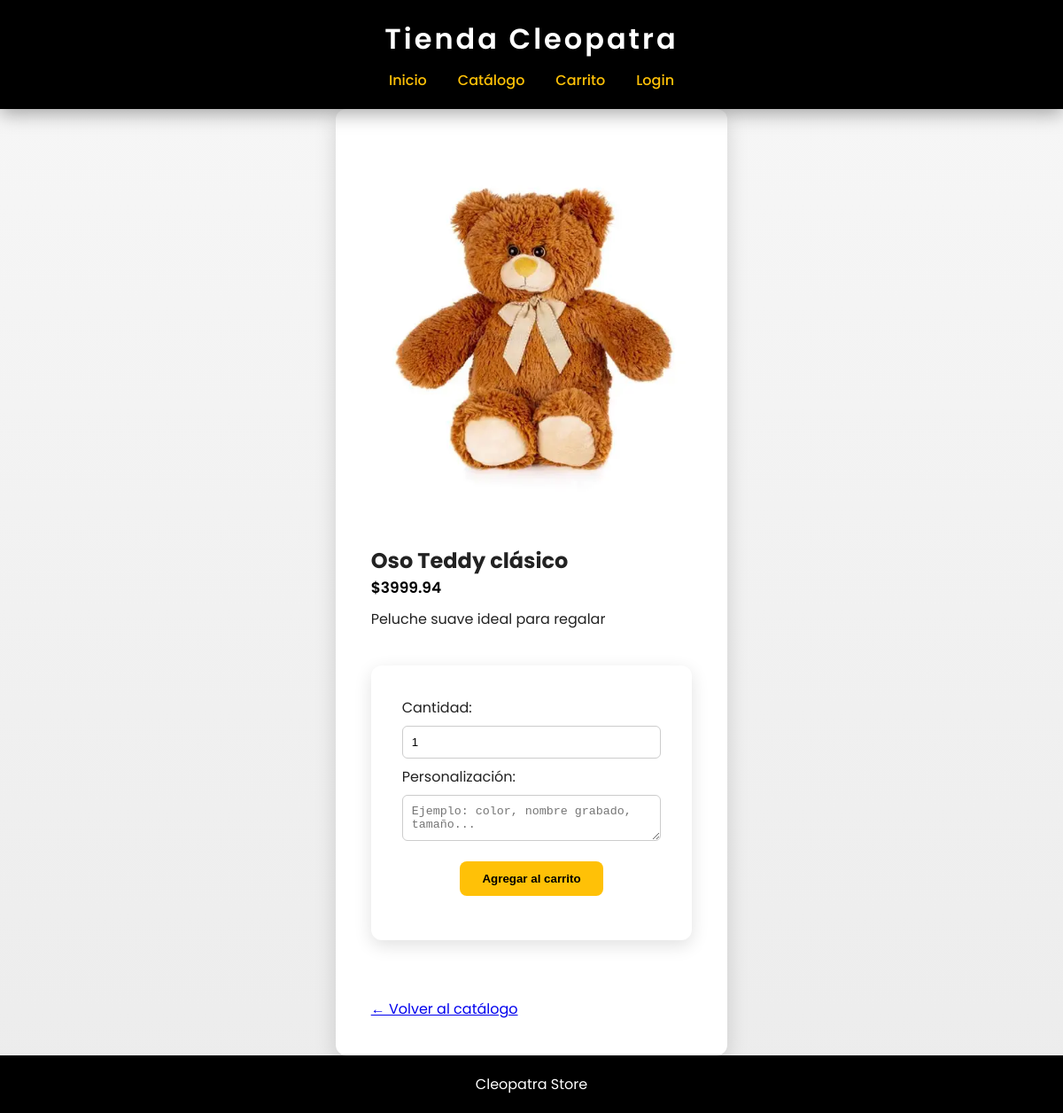
The page /producto/15 on the database its author committed.
### tables this page shows
CREATE TABLE productos (
        id_producto INTEGER PRIMARY KEY AUTOINCREMENT,
        nombre TEXT NOT NULL,
        descripcion TEXT,
        precio REAL NOT NULL,
        id_categoria INTEGER, imagen BLOB,
        FOREIGN KEY (id_categoria) REFERENCES categorias(id_categoria)
    );

### app.py (the view)
@app.route("/producto/<int:id>")
def producto(id):
    conn = get_db()
    producto = conn.execute(
        "SELECT * FROM productos WHERE id_producto=?",
        (id,)
    ).fetchone()
    conn.close()
    return render_template("publico/producto.html", producto=producto)

### app.py (called while the page is built)
def get_db():
    conn = sqlite3.connect(DATABASE)
    conn.row_factory = sqlite3.Row
    return conn

### templates/publico/producto.html (shortened to what this page needs)
<!DOCTYPE html>
<html lang="es">
<head>
    <link rel="stylesheet" href="{{ url_for('static', filename='css/styles.css') }}">
</head>
<body>
<header>
    <h1>Tienda Cleopatra</h1>
    <nav>
        <a href="{{ url_for('home') }}">Inicio</a>
        <a href="{{ url_for('catalogo') }}">Catálogo</a>
        <a href="{{ url_for('carrito') }}">Carrito</a>
        {% if session.get('usuario_id') %}
            <span>Hola {{ session.get('nombre') }}</span>
            <a href="{{ url_for('logout') }}">Cerrar sesión</a>
        {% else %}
            <a href="{{ url_for('login') }}">Login</a>
        {% endif %}
    </nav>
</header>
<section class="producto-detalle">
    <div class="producto-imagen">
        <img src="{{ url_for('static', filename='img/' ~ (producto.imagen or 'default.png')) }}" alt="{{ producto.nombre }}">
    </div>
    <div class="producto-info">
        <h2>{{ producto.nombre }}</h2>
        <p class="precio">
            ${{ producto.precio }}
        </p>
        <p class="descripcion">
            {{ producto.descripcion }}
        </p>
        <form action="{{ url_for('agregar_carrito', id=producto.id_producto) }}" method="POST">
            <label>Cantidad:</label>
            <input type="number" name="cantidad" value="1" min="1" required>
            <label>Personalización:</label>
            <textarea
                name="personalizacion"
                placeholder="Ejemplo: color, nombre grabado, tamaño..."
            ></textarea>
            <button type="submit">
                Agregar al carrito
            </button>
        </form>
        <br>
        <a href="{{ url_for('catalogo') }}">
            ← Volver al catálogo
        </a>
    </div>
</section>
<footer>
    <p>Cleopatra Store</p>
</footer>
</body>
</html>

### static/css/styles.css (style rules this page uses)
* { margin:0; padding:0; box-sizing:border-box; }
html,body { height:100%; }
body { font-family:'Poppins',sans-serif; background:linear-gradient(180deg,#f7f7f7,#ececec); color:#222; display:flex; flex-direction:column; min-height:100vh; animation:fadePage .6s ease; }
header { background:#000; color:#fff; padding:20px; box-shadow:0 5px 20px rgba(0,0,0,0.35); position:sticky; top:0; z-index:1000; }
header h1 { text-align:center; margin-bottom:10px; letter-spacing:3px; font-weight:600; }
nav { display:flex; justify-content:center; align-items:center; gap:35px; flex-wrap:wrap; }
nav a { color:#FFC107; text-decoration:none; font-weight:500; position:relative; transition:0.3s; }
nav a::after { content:''; width:0%; height:2px; background:#FFC107; position:absolute; bottom:-5px; left:0; transition:0.3s; }
button,.btn { background:#FFC107; color:#000; border:none; padding:12px 25px; font-weight:600; border-radius:8px; cursor:pointer; transition:all .3s ease; display:block; margin:15px auto; }
.precio { color:#000; font-weight:600; margin-bottom:10px; font-size:17px; }
.producto-detalle { max-width:900px; margin:auto; padding:40px; background:#fff; border-radius:12px; box-shadow:0 8px 25px rgba(0,0,0,0.15); animation:fadePage .5s; }
.producto-detalle img { width:100%; max-height:420px; object-fit:cover; border-radius:10px; margin-bottom:25px; }
form { max-width:420px; margin:40px auto; background:#fff; padding:35px; border-radius:12px; box-shadow:0 6px 20px rgba(0,0,0,0.12); display:flex; flex-direction:column; gap:8px; }
form input,form textarea,form select { width:100%; padding:10px; border-radius:6px; border:1px solid #ccc; transition:0.2s; }
footer { background:#000; color:#fff; text-align:center; padding:20px; margin-top:auto; width:100%; }

### rows shown on the page
productos: imagen (picture), nombre "Oso Teddy clásico", precio "3999.94", descripcion "Peluche suave ideal para regalar"
